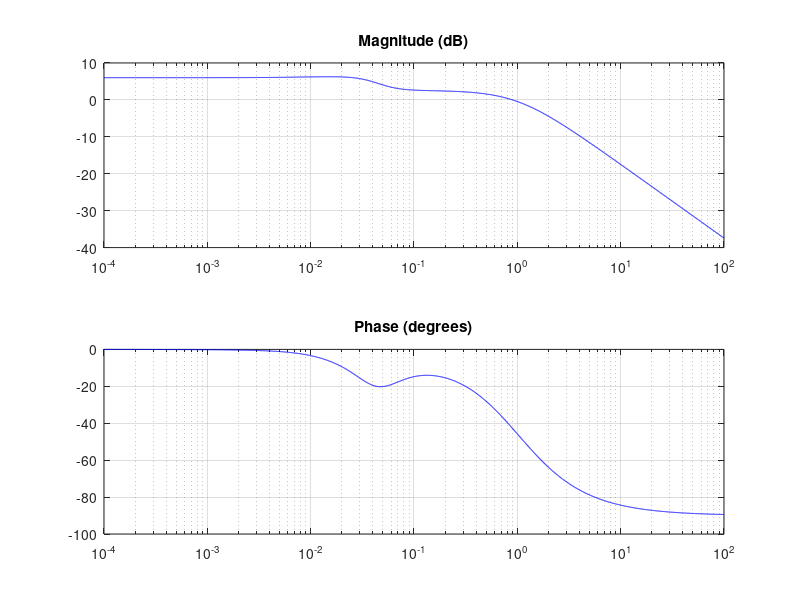

Write MATLAB code to recreate this figure. (Note: this script raises an error after producing the figure.)
%% The AAA algorithm for system identification
% Stefano Costa, August 2021

%%
% (Chebfun example applics/Bode2tf.m)
% [Tags: #AAA]

%%
% The AAA algorithm provides a natural way to identify LTI (linear time-invariant)
% system parameters such as
% poles, zeros and DC gain from Bode plots. For example, consider the 4th order system
% $$ G(s) = 2\frac{(1+105s)(1+\frac{1.4}{0.05}s+\frac{1}{0.05^2}s^2)}{(1+100s)(1+\frac{1.4}{0.04}s+\frac{1}{0.04^2}s^2)(1+s)} $$
Nc = [8.4e4 6.68e3 2.66e2 2];             % numerator coefficients
Dc = [6.25e4 6.6625e4 4.26e3 1.36e2 1];   % denominator coefficients
N = @(s) Nc*s.^[3:-1:0]';
D = @(s) Dc*s.^[4:-1:0]';
G = @(s) N(s(:))./D(s(:));                % system transfer function

%%
% for which we have the following:
pol = roots(Dc), zer = roots(Nc), DCgain = abs(G(0))

%%
% Let's sample some values in the frequency range $10^{-4}\leq \omega \leq 10^2$, and
% draw the Bode plots of magnitude and phase:
w = logspace(-4,2,3000);
mag = abs(G(i*w)); ph = -angle(G(i*w));
LW = 'linewidth'; LO = 'location'; SW = 'southwest';
subplot(211), semilogx(w,20*log10(mag),'b-'), grid on
title('Magnitude (dB)')
subplot(212), semilogx(w,ph*180/pi,'b-'), grid on
title('Phase (degrees)')

%%
% Given magnitude and phase, an approximation $H(s)$ for $G(s)$ is readily obtained by
% AAA approximation of the complex signal. Samples are mirrored in order to enforce
% symmetry.
wA = [-fliplr(w) w]; magA = [fliplr(mag) mag]; phA = [-fliplr(ph) ph];
GA = magA.*exp(i*phA);            % complex signal
[H,polA,resA,zerA] = aaa(GA,i*wA);
polA, zerA, DCgainA = abs(H(0))   % relevant parameters
subplot(211), hold on, semilogx(w,20*log10(abs(H(i*w))),'k--')
legend('G(s)','AAA',LO,SW)
subplot(212), hold on, semilogx(w,angle(H(i*w))*180/pi,'k--')
legend('G(s)','AAA',LO,SW)

%%
% Also, $H(s)$ shows negligible errors in initial data:
err_mag = norm(mag-abs(H(i*w)),inf)
err_ph = norm(ph-angle(H(i*w)),inf)

%% 
% The following means of recomputing poles will play a key role in what follows.
% In the case when they aren't computed in complex conjugate pairs, which is a necessary
% condition for $H(s)$ to represent a physical model, we discard the imaginary parts
% of the corresponding polynomials and extract the new roots (poles). Here, poles
% and zeros do match:
[NcA,DcA] = residue(resA,polA,[]);
polA = roots(real(DcA)), zerA = roots(real(NcA))

%%
% Now let's complicate things a little bit. A reduced order approximation, useful in
% applications to simplify analysis and control design, is obtained by calling the AAA
% algorithm with a low degree.
% 20 Lawson iterations under the hood place our scarce resource (poles) at best, though not
% necessarily in complex conjugate pairs, hence we force a recomputation, and
% eventually solve a least-squares problem. This idea is a variant of the AAA-LS
% method introduced in [1].

%%
% Going back to our approximation problem, with a 2nd order
% reduction we expect two real distinct poles for the reduced $H_r(s)$. Note that in this
% case a straightforward zero-pole (over)simplification, leaving with $1/(1+s)$, wouldn't
% really be acceptable, and AAA-LS finds a decent compromise:
[~,polAr] = aaa(GA,i*wA,'degree',2);
polAr = roots(real(poly(polAr)));   % pole recomputation
d = min(abs(i*wA(:)-polAr.'),[],1);
Q = d./(i*wA(:)-polAr.');
c = Q\GA.';                         % solve LS problem, new residues c
Hr = @(s) [d./(s(:)-polAr.')]*c;
[NAr] = residue(c,polAr,[]);
zerAr = roots(real(NAr)), polAr, DCgainAr = abs(Hr(0))
subplot(211), semilogx(w,20*log10(abs(Hr(i*w))),'c-'), hold off
legend('G(s)','AAA','reduced order AAA',LO,SW)
subplot(212), semilogx(w,angle(Hr(i*w))*180/pi,'c-'), hold off
legend('G(s)','AAA','reduced order AAA',LO,SW)

%%
% To see how good AAA-LS actually is, consider the scalar example with noise found in [2],
% i.e. $$ f(s) = (s-1)/(s^2+s+2). $$ The function is sampled at 500 logarithmically spaced points
% in the interval [0.1,10], and then normally distributed noise with a standard deviation
% of $10^{-2}$ is added:
Nc = [1 -1]; Dc = [1 1 2];
N = @(s) Nc*s.^[1 0]';
D = @(s) Dc*s.^[2 1 0]';
f = @(s) N(s(:))./D(s(:));
w = logspace(-1,1,500); mag = abs(f(i*w)); ph = -angle(f(i*w));
mag = mag+0.01*randn(1,length(mag)); ph = ph+0.01*randn(1,length(ph));
subplot(211), semilogx(w,20*log10(mag),'r-'), grid on
title('Magnitude (dB)')
subplot(212), semilogx(w,ph*180/pi,'r-'), grid on
title('Phase (degrees)')

%%
% We compute a rational approximant of degree only 2 using the above method. The AAA-LS approximant
% shows no significant deviations from the measurements, at least in the eyeball norm. This
% time the number of Lawson iterations is
% increased, to enhance their filtering effect:
wn = [-fliplr(w) w]; magn = [fliplr(mag) mag]; phn = [-fliplr(ph) ph];
fn = magn.*exp(i*phn);
[~,poln] = aaa(fn,i*wn,'degree',2,'lawson',30);
poln(find(real(poln)>0)) ~= -1;   % force system stability
poln = roots(real(poly(poln)));
dn = min(abs(i*wn(:)-poln.'),[],1);
Qn = dn./(i*wn(:)-poln.');
cn = Qn\fn.';
Hn = @(s) [dn./(s(:)-poln.')]*cn;
subplot(211), hold on, semilogx(w,20*log10(abs(Hn(i*w))),'b-'), hold off
legend('Noisy data','AAA approximant',LO,SW)
subplot(212), hold on, semilogx(w,angle(Hn(i*w))*180/pi,'b-'), hold off
legend('Noisy data','AAA approximant',LO,SW)

%%
% The poles are decently approximated, even in these perturbed conditions, as shown by the
% coefficients of the denominator:
Dcn = poly(poln)

%%
% The AAA-LS approximant effectively estimates the additive noise rather accurately,
% both in magnitude and in phase:
subplot(211), loglog(w,abs(mag(:)-abs(Hn(i*w))),'r-',LW,.5), grid on
title('Estimated noise in magnitude'), axis([min(w) max(w) 1e-5 1e-1]);
subplot(212), loglog(w,abs(ph(:)-angle(Hn(i*w))),'r-',LW,.5), grid on
title('Estimated noise in phase'), axis([min(w) max(w) 1e-5 1e-1]);

%%
% [1] S. Costa and L. N. Trefethen,
% AAA-least squares rational approximation and solution of Laplace problems,
% Proceedings of the 8ECM, 2021.
%
% [2] I. V. Gosea and S. G&uuml;ttel,
% Algorithms for the rational approximation of matrix-valued functions,
% arXiv:2003.06410v2, 2021.
